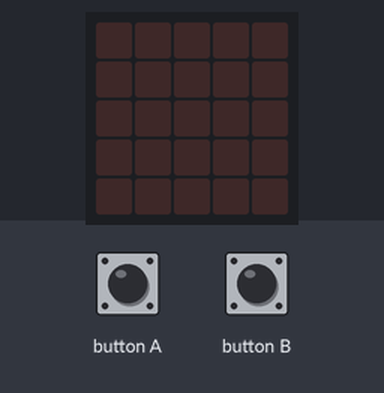
Recording of a program running on a simulated BBC micro:bit (MakeCode). Shown: the board's 5×5 LED display. The inputs (shaded band) are chosen by the test bench.

Above: at 1.2 s.
1.3 s: button A pressed for 0.15 s
At 1.9 s:
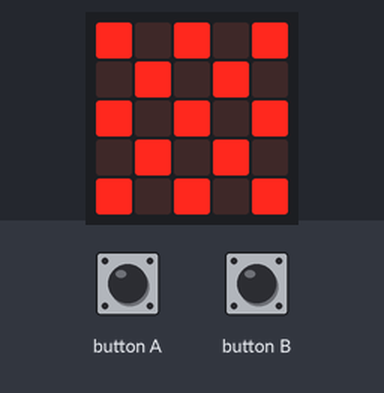
At 2.5 s:
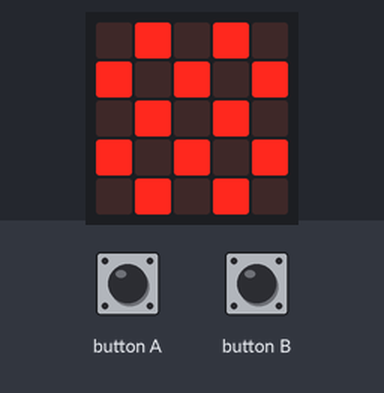
4.3 s: button B pressed for 0.15 s
Timing chart, 0 to 7.3 s (numbered marks = the images above; inputs shaded):
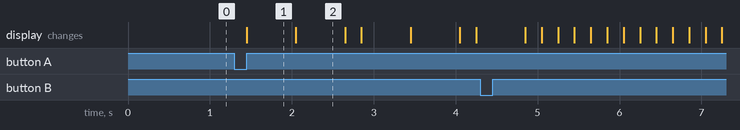

Measured:
- after the input at 1.3 s, the display: changes after 0.15 s (image 1)
- what the display in image 1 shows lasts 0.6 s, from 1.5 s to 2.1 s

The program:

main.ts
```typescript
function parpadeo () {
    for (let index = 0; index < 4; index++) {
        basic.showLeds(`
            # . # . #
            . # . # .
            # . # . #
            . # . # .
            # . # . #
            `)
        basic.pause(200)
        basic.clearScreen()
        basic.showLeds(`
            . # . # .
            # . # . #
            . # . # .
            # . # . #
            . # . # .
            `)
        basic.pause(200)
        basic.clearScreen()
        basic.pause(200)
    }
}
input.onButtonPressed(Button.A, function () {
    parpadeo()
})
input.onButtonPressed(Button.B, function () {
    parpadeo()
})
```

test.ts
```typescript
// aquí va el archivo "tests"; esto no se compilará cuando este paquete se utilice como una extensión.
```
